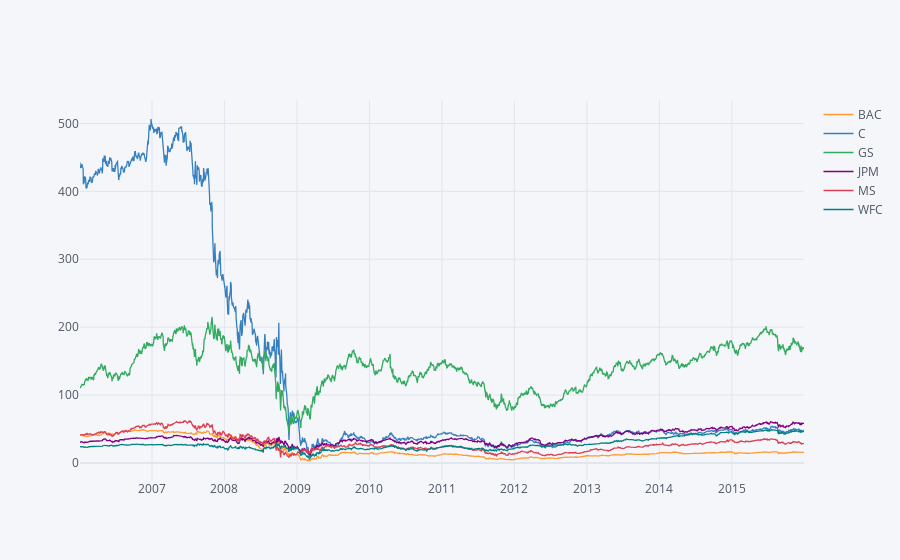

The cell this chart's notebook holds for it:
### Code cell
# plotly iplot 
bank_stocks.xs(key='Close',axis=1,level='Stock Info').iplot()

### Figure 1 — Plotly figure (JSON) as saved in the notebook; plotly's stock layout.template omitted (floating-point values rounded to 4 significant figures; data arrays with more than 128 entries replaced by an {"elided": "..."} marker saying what was removed)
{"data": [{"line": {"color": "rgba(255, 153, 51, 1.0)", "dash": "solid", "shape": "linear", "width": 1.3}, "mode": "lines", "name": "BAC", "text": "", "type": "scatter", "x": {"elided": "2517 str values"}, "y": {"elided": "2517 float values"}}, {"line": {"color": "rgba(55, 128, 191, 1.0)", "dash": "solid", "shape": "linear", "width": 1.3}, "mode": "lines", "name": "C", "text": "", "type": "scatter", "x": {"elided": "2517 str values"}, "y": {"elided": "2517 float values"}}, {"line": {"color": "rgba(50, 171, 96, 1.0)", "dash": "solid", "shape": "linear", "width": 1.3}, "mode": "lines", "name": "GS", "text": "", "type": "scatter", "x": {"elided": "2517 str values"}, "y": {"elided": "2517 float values"}}, {"line": {"color": "rgba(128, 0, 128, 1.0)", "dash": "solid", "shape": "linear", "width": 1.3}, "mode": "lines", "name": "JPM", "text": "", "type": "scatter", "x": {"elided": "2517 str values"}, "y": {"elided": "2517 float values"}}, {"line": {"color": "rgba(219, 64, 82, 1.0)", "dash": "solid", "shape": "linear", "width": 1.3}, "mode": "lines", "name": "MS", "text": "", "type": "scatter", "x": {"elided": "2517 str values"}, "y": {"elided": "2517 mixed values"}}, {"line": {"color": "rgba(0, 128, 128, 1.0)", "dash": "solid", "shape": "linear", "width": 1.3}, "mode": "lines", "name": "WFC", "text": "", "type": "scatter", "x": {"elided": "2517 str values"}, "y": {"elided": "2517 float values"}}], "layout": {"legend": {"bgcolor": "#F5F6F9", "font": {"color": "#4D5663"}}, "paper_bgcolor": "#F5F6F9", "plot_bgcolor": "#F5F6F9", "title": {"font": {"color": "#4D5663"}}, "xaxis": {"gridcolor": "#E1E5ED", "showgrid": true, "tickfont": {"color": "#4D5663"}, "title": {"font": {"color": "#4D5663"}, "text": ""}, "zerolinecolor": "#E1E5ED"}, "yaxis": {"gridcolor": "#E1E5ED", "showgrid": true, "tickfont": {"color": "#4D5663"}, "title": {"font": {"color": "#4D5663"}, "text": ""}, "zerolinecolor": "#E1E5ED"}}}
